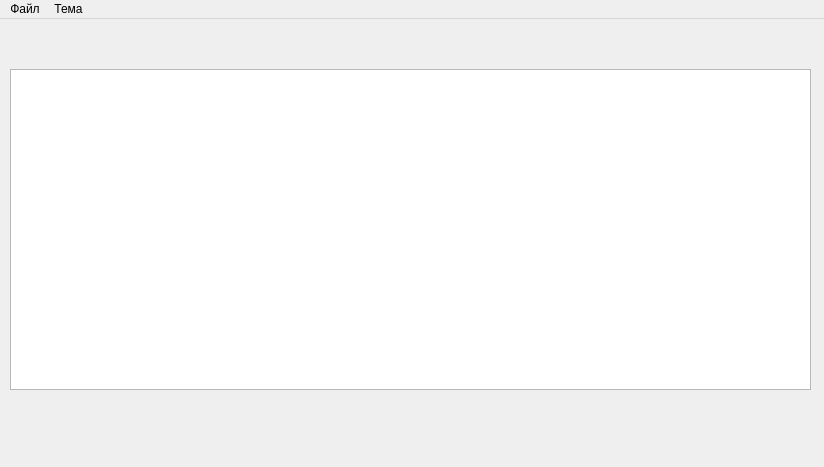
<?xml version="1.0" encoding="UTF-8"?>
<ui version="4.0">
 <class>MainWindow</class>
 <widget class="QMainWindow" name="MainWindow">
  <property name="geometry">
   <rect>
    <x>0</x>
    <y>0</y>
    <width>824</width>
    <height>467</height>
   </rect>
  </property>
  <property name="windowTitle">
   <string>MainWindow</string>
  </property>
  <widget class="QWidget" name="centralWidget">
   <widget class="QTextEdit" name="textEdit">
    <property name="geometry">
     <rect>
      <x>10</x>
      <y>50</y>
      <width>801</width>
      <height>321</height>
     </rect>
    </property>
    <property name="sizePolicy">
     <sizepolicy hsizetype="Maximum" vsizetype="Maximum">
      <horstretch>0</horstretch>
      <verstretch>0</verstretch>
     </sizepolicy>
    </property>
   </widget>
   <widget class="QLabel" name="label_row_col">
    <property name="geometry">
     <rect>
      <x>20</x>
      <y>20</y>
      <width>101</width>
      <height>16</height>
     </rect>
    </property>
    <property name="text">
     <string/>
    </property>
   </widget>
  </widget>
  <widget class="QMenuBar" name="menuBar">
   <property name="geometry">
    <rect>
     <x>0</x>
     <y>0</y>
     <width>824</width>
     <height>21</height>
    </rect>
   </property>
   <widget class="QMenu" name="menu">
    <property name="title">
     <string>Файл</string>
    </property>
    <addaction name="Menu_Cteate"/>
    <addaction name="Menu_Open"/>
    <addaction name="Menu_Save"/>
    <addaction name="Menu_Save_As"/>
    <addaction name="separator"/>
    <addaction name="Menu__Exit"/>
   </widget>
   <widget class="QMenu" name="menu_2">
    <property name="title">
     <string>Тема</string>
    </property>
    <addaction name="Light"/>
    <addaction name="Dark"/>
   </widget>
   <addaction name="menu"/>
   <addaction name="menu_2"/>
  </widget>
  <action name="Menu_Cteate">
   <property name="text">
    <string>Создать</string>
   </property>
  </action>
  <action name="Menu_Open">
   <property name="text">
    <string>Открыть</string>
   </property>
  </action>
  <action name="Menu_Save">
   <property name="text">
    <string>Сохранить</string>
   </property>
  </action>
  <action name="Menu_Save_As">
   <property name="text">
    <string>Сохранить как</string>
   </property>
  </action>
  <action name="Menu__Exit">
   <property name="text">
    <string>Выход</string>
   </property>
  </action>
  <action name="Light">
   <property name="text">
    <string>Светлая тема</string>
   </property>
  </action>
  <action name="Dark">
   <property name="text">
    <string>Темная тема</string>
   </property>
  </action>
 </widget>
 <layoutdefault spacing="6" margin="11"/>
 <resources/>
 <connections/>
</ui>
